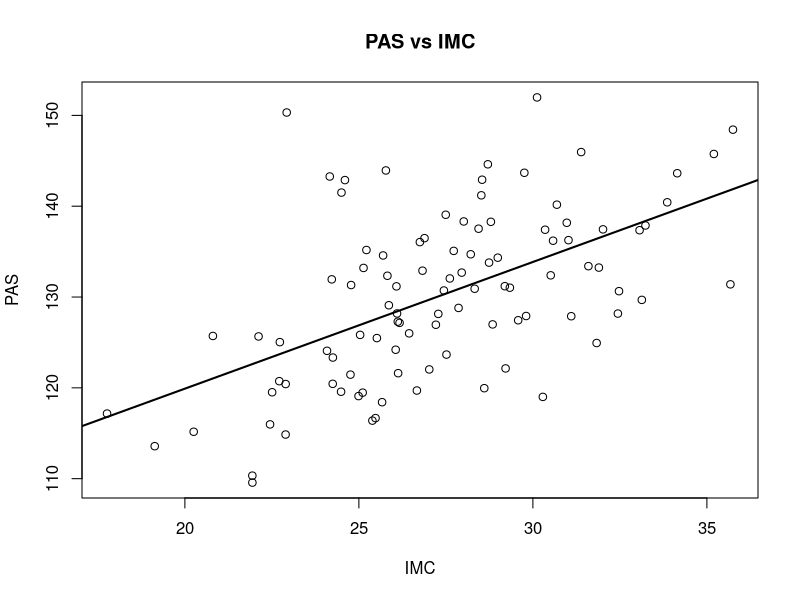

Generate this figure with R: (Note: this script raises an error after producing the figure.)
## ---- chunk 1
# Dataset simulado
set.seed(123)
n <- 100
IMC <- rnorm(n, 27, 4)
PAS <- 90 + 1.5*IMC + rnorm(n, 0, 8)
datos <- data.frame(IMC, PAS)
head(datos)
## ---- chunk 2
#3.2 Ajustar modelo
modelo_uni <- lm(PAS ~ IMC, data = datos)
summary(modelo_uni)
## ---- chunk 3
#3.4 Gráfico
plot(datos$IMC, datos$PAS, main="PAS vs IMC", xlab="IMC", ylab="PAS")
abline(modelo_uni, lwd=2)
## ---- chunk 4
#4.1 Dataset simulado
set.seed(123)
n <- 120
IMC <- rnorm(n, 27, 4)
Edad <- rnorm(n, 45, 10)
Actividad <- rnorm(n, 3, 1) 
# horas por semana
# Modelo real para generar datos
PAS <- 80 + 1.2*IMC + 0.6*Edad - 2.5*Actividad + rnorm(n, 0, 10)
datos2 <- data.frame(IMC, Edad, Actividad, PAS)
head(datos2)
## ---- chunk 5
# Modelo real para generar datos
PAS <- 80 + 1.2*IMC + 0.6*Edad - 2.5*Actividad + rnorm(n, 0, 10)
datos2 <- data.frame(IMC, Edad, Actividad, PAS)
head(datos2)
## ---- chunk 6
#4.2 Ajustar modelo múltiple
modelo_multi <- lm(PAS ~ IMC + Edad + Actividad, data = datos2)
summary(modelo_multi)
## ---- chunk 7
#4.4 Comparar modelos
anova(modelo_uni, modelo_multi)
## ---- chunk 8
#4.5 Diagnóstico del modelo (muy importante)
par(mfrow=c(2,2))
plot(modelo_multi)
## ---- chunk 9
#1. En R sería:
set.seed(123)
Edad <- sample(20:70, 30, replace=TRUE)
Glucosa <- 70 + 0.9*Edad + rnorm(30, 0, 8)
datos <- data.frame(Edad, Glucosa)
## ---- chunk 10
#5. Gráfico (código en R)
plot(Edad, Glucosa,
     main = "Relación entre Edad y Glucosa",
     xlab = "Edad (años)",
     ylab = "Glucosa (mg/dL)",
     pch = 19)
abline(lm(Glucosa ~ Edad), col="blue", lwd=2)
## ---- chunk 11
#1. Crear o cargar el dataset
set.seed(123)
n <- 80
IMC <- rnorm(n, 27, 4)
Edad <- rnorm(n, 45, 10)
Grasas <- rnorm(n, 60, 15)
Colesterol <- 95 + 2.1*IMC + 0.85*Edad + 1.45*Grasas + rnorm(n, 0, 15)
datos <- data.frame(IMC, Edad, Grasas, Colesterol)
head(datos)
## ---- chunk 12
#2. Ajustar el modelo múltiple
modelo <- lm(Colesterol ~ IMC + Edad + Grasas, data =
               datos)
summary(modelo)
## ---- chunk 13
#4. ¿Qué variable predice mejor?
summary(modelo)$coefficients
## ---- chunk 14
#5. Verificar supuestos del modelo
par(mfrow=c(2,2))
plot(modelo)
## ---- chunk 15
#1. Cargar datos en R
set.seed(123)
n <- 40
Edad <- sample(20:70, n, replace = TRUE)
Glucosa <- 70 + 0.9*Edad + rnorm(n, 0, 10)
datos1 <- data.frame(Edad, Glucosa)
head(datos1)
## ---- chunk 16
#2. Ajustar el modelo
modelo1 <- lm(Glucosa ~ Edad, data = datos1)
summary(modelo1)
## ---- chunk 17
#3. Graficar
plot(datos1$Edad, datos1$Glucosa,
     main = "Glucosa vs Edad",
     xlab = "Edad", ylab = "Glucosa")
abline(modelo1, col="red", lwd=2)
## ---- chunk 18
#1. Generar y cargar el dataset
set.seed(123)
n <- 50
IMC <- rnorm(n, 27, 4)
Edad <- sample(20:75, n, replace = TRUE)
Grasas <- rnorm(n, 80, 20)
Colesterol <- 120 + 1.8*IMC + 0.5*Edad + 0.9*Grasas + rnorm(n, 0, 20)
datos2 <- data.frame(Colesterol, IMC, Edad, Grasas)
head(datos2)

## ---- chunk 19
#2. Ajustar el modelo múltiple
modelo2 <- lm(Colesterol ~ IMC + Edad + Grasas, data = datos2)
summary(modelo2)
## ---- chunk 20
#3. Diagnóstico de supuestos
par(mfrow=c(2,2))
plot(modelo2)
par(mfrow=c(1,1))
